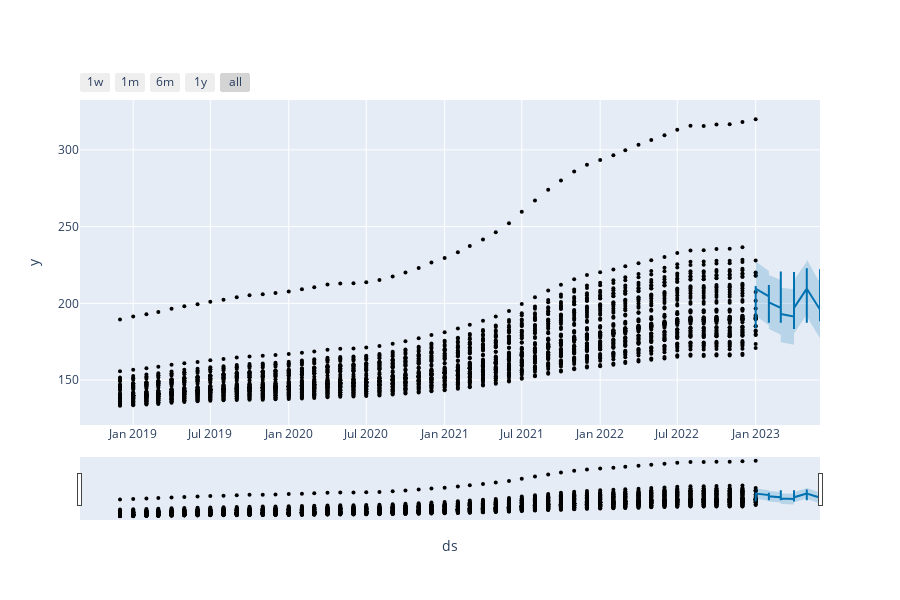

Notebook source saved alongside this figure:
### Code cell
plot_plotly(model, forecast)

### Figure 1 — Plotly figure (JSON) as saved in the notebook; plotly's stock layout.template omitted (floating-point values rounded to 4 significant figures; data arrays with more than 128 entries replaced by an {"elided": "..."} marker saying what was removed)
{"data": [{"marker": {"color": "black", "size": 4}, "mode": "markers", "name": "Actual", "type": "scatter", "x": {"elided": "2670 str values"}, "y": {"elided": "2670 float values"}}, {"hoverinfo": "skip", "line": {"width": 0}, "mode": "lines", "type": "scatter", "x": {"elided": "300 str values"}, "y": {"elided": "300 float values"}}, {"fill": "tonexty", "fillcolor": "rgba(0, 114, 178, 0.2)", "line": {"color": "#0072B2", "width": 2}, "mode": "lines", "name": "Predicted", "type": "scatter", "x": {"elided": "300 str values"}, "y": {"elided": "300 float values"}}, {"fill": "tonexty", "fillcolor": "rgba(0, 114, 178, 0.2)", "hoverinfo": "skip", "line": {"width": 0}, "mode": "lines", "type": "scatter", "x": {"elided": "300 str values"}, "y": {"elided": "300 float values"}}], "layout": {"height": 600, "showlegend": false, "width": 900, "xaxis": {"rangeselector": {"buttons": [{"count": 7, "label": "1w", "step": "day", "stepmode": "backward"}, {"count": 1, "label": "1m", "step": "month", "stepmode": "backward"}, {"count": 6, "label": "6m", "step": "month", "stepmode": "backward"}, {"count": 1, "label": "1y", "step": "year", "stepmode": "backward"}, {"step": "all"}]}, "rangeslider": {"visible": true}, "title": {"text": "ds"}, "type": "date"}, "yaxis": {"title": {"text": "y"}}}}
